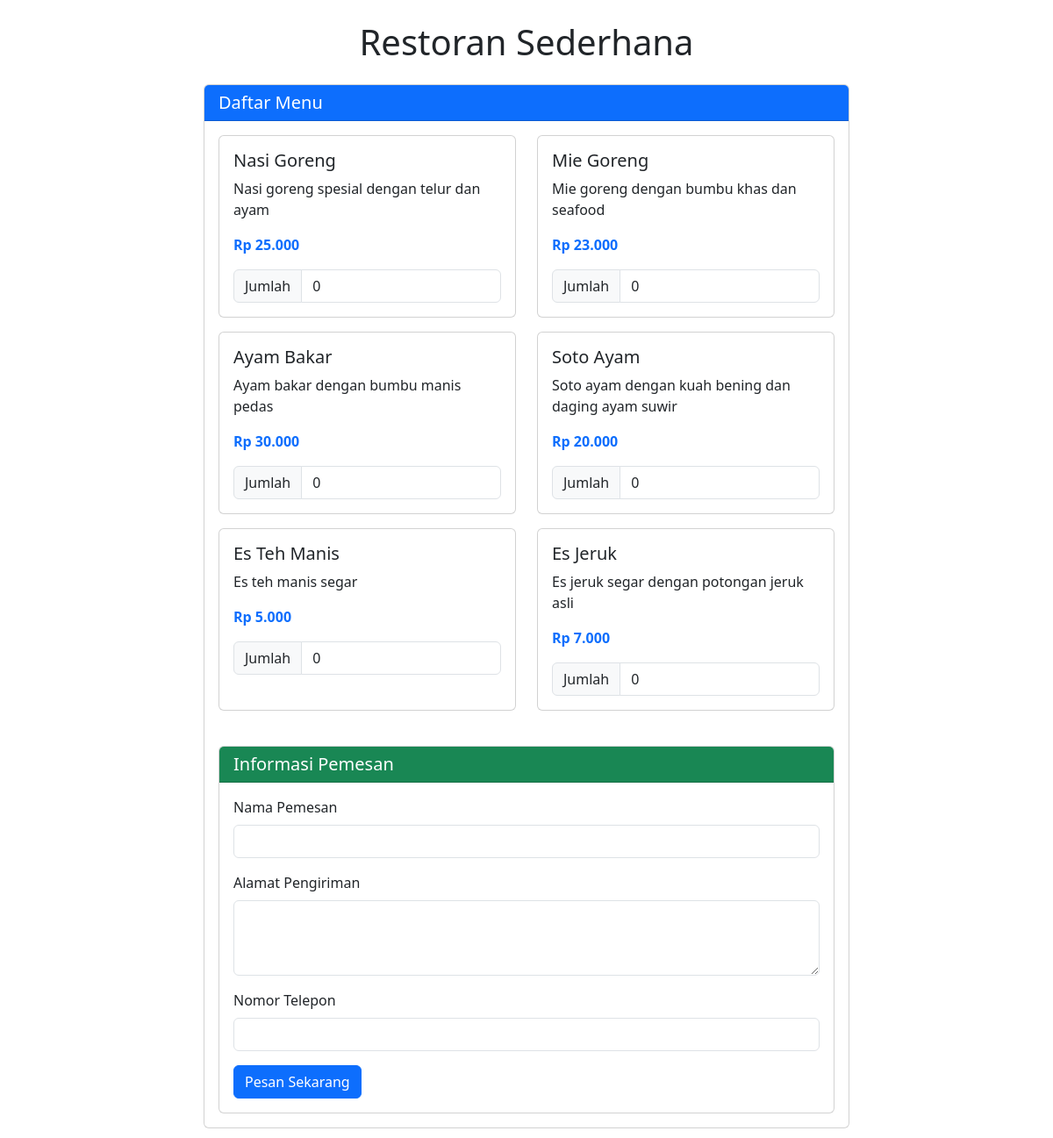
The page / on the database its author committed.
### tables this page shows
CREATE TABLE IF NOT EXISTS menu (
    id INT AUTO_INCREMENT PRIMARY KEY,
    nama VARCHAR(100) NOT NULL,
    deskripsi TEXT,
    harga DECIMAL(10, 2) NOT NULL,
    gambar VARCHAR(255)
);

### index.php (the view, shortened to what this page needs)
<?php
$host = "localhost";
$username = "root";
$password = "f@rdhan1426";
$database = "db_pemesanan_makanan";
$koneksi = new mysqli($host, $username, $password, $database);
$query = "SELECT * FROM menu";
$result = $koneksi->query($query);
$menu_list = [];
if ($result->num_rows > 0) {
    while ($row = $result->fetch_assoc()) {
        $menu_list[] = $row;
    }
}
?>
<!DOCTYPE html>
<html lang="id">
<head>
    <link href="https://cdn.jsdelivr.net/npm/bootstrap@5.3.0/dist/css/bootstrap.min.css" rel="stylesheet">
</head>
<body>
    <div class="container mt-4">
        <h1 class="text-center mb-4">Restoran Sederhana</h1>
        <div class="row">
            <div class="col-md-8 offset-md-2">
                <div class="card mb-4">
                    <div class="card-header bg-primary text-white">
                        <h5 class="mb-0">Daftar Menu</h5>
                    </div>
                    <div class="card-body">
                        <form method="post" action="">
                            <div class="row justify-content-center">
                                <?php foreach ($menu_list as $menu): ?>
                                <div class="col-md-6 mb-3">
                                    <div class="card h-100">
                                        <div class="card-body">
                                            <h5 class="card-title"><?= $menu['nama'] ?></h5>
                                            <p class="card-text"><?= $menu['deskripsi'] ?></p>
                                            <p class="card-text text-primary fw-bold">Rp <?= number_format($menu['harga'], 0, ',', '.') ?></p>
                                            <div class="input-group">
                                                <span class="input-group-text">Jumlah</span>
                                                <input type="number" class="form-control" name="menu[<?= $menu['id'] ?>]" min="0" value="0">
                                            </div>
                                        </div>
                                    </div>
                                </div>
                                <?php endforeach; ?>
                            </div>
                            <div class="card mt-4">
                                <div class="card-header bg-success text-white">
                                    <h5 class="mb-0">Informasi Pemesan</h5>
                                </div>
                                <div class="card-body">
                                    <div class="mb-3">
                                        <label for="nama_pemesan" class="form-label">Nama Pemesan</label>
                                        <input type="text" class="form-control" id="nama_pemesan" name="nama_pemesan" required>
                                    </div>
                                    <div class="mb-3">
                                        <label for="alamat" class="form-label">Alamat Pengiriman</label>
                                        <textarea class="form-control" id="alamat" name="alamat" rows="3" required></textarea>
                                    </div>
                                    <div class="mb-3">
                                        <label for="no_telepon" class="form-label">Nomor Telepon</label>
                                        <input type="text" class="form-control" id="no_telepon" name="no_telepon" required>
                                    </div>
                                    <button type="submit" name="pesan" class="btn btn-primary">Pesan Sekarang</button>
                                </div>
                            </div>
                        </form>
                    </div>
                </div>
            </div>
        </div>
    </div>
</body>
</html>

### rows shown on the page
menu: nama "Nasi Goreng", deskripsi "Nasi goreng spesial dengan telur dan ayam", harga "25.000"
menu: nama "Mie Goreng", deskripsi "Mie goreng dengan bumbu khas dan seafood", harga "23.000"
menu: nama "Ayam Bakar", deskripsi "Ayam bakar dengan bumbu manis pedas", harga "30.000"
menu: nama "Soto Ayam", deskripsi "Soto ayam dengan kuah bening dan daging ayam suwir", harga "20.000"
menu: nama "Es Teh Manis", deskripsi "Es teh manis segar", harga "5.000"
menu: nama "Es Jeruk", deskripsi "Es jeruk segar dengan potongan jeruk asli", harga "7.000"
